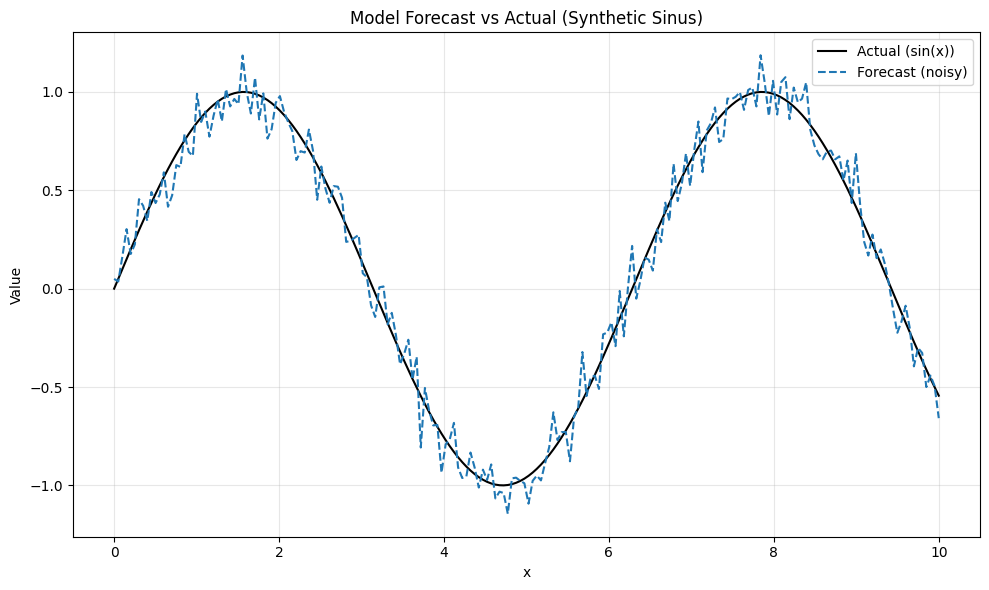

Write Python code to recreate this figure.
# ----------------------------
# 0) Imports og syntetiske data
# ----------------------------
import numpy as np
import matplotlib.pyplot as plt
from sklearn.metrics import mean_squared_error, mean_absolute_error

# Tidsakse og datasett
np.random.seed(42)
x = np.linspace(0, 10, 200)
actuals = np.sin(x)                    # Faktiske verdier (sann funksjon)
forecasts = np.sin(x) + np.random.normal(0, 0.1, len(x))  # Prognoser med støy

# ----------------------------
# 6) Evaluer ytelse
# ----------------------------
rmse = np.sqrt(mean_squared_error(actuals, forecasts))
mae = mean_absolute_error(actuals, forecasts)

# Retningsnøyaktighet (opp/ned-bevegelse)
actual_diff = np.sign(np.diff(actuals))
pred_diff = np.sign(np.diff(forecasts))
directional_accuracy = np.mean(actual_diff == pred_diff) * 100

print("\n=== Model performance (synthetic sinus data) ===")
print(f"Antall observasjoner brukt: {len(actuals)}")
print(f"RMSE: {rmse:.4f}")
print(f"MAE: {mae:.4f}")
print(f"Directional accuracy: {directional_accuracy:.1f}%")

# ----------------------------
# 7) Plot actual vs predicted (sinus)
# ----------------------------
plt.figure(figsize=(10,6))
plt.plot(x, actuals, color="black", label="Actual (sin(x))")
plt.plot(x, forecasts, color="tab:blue", linestyle="--", label="Forecast (noisy)")
plt.title("Model Forecast vs Actual (Synthetic Sinus)")
plt.xlabel("x")
plt.ylabel("Value")
plt.legend()
plt.grid(True, alpha=0.3)
plt.tight_layout()

# Save the figure
plt.savefig("Sinus_Model.png", dpi=300, bbox_inches="tight")

# Show the plot
plt.show()
# ----------------------------
# 0) Imports og syntetiske data
# ----------------------------
import numpy as np
import matplotlib.pyplot as plt
from sklearn.metrics import mean_squared_error, mean_absolute_error

# Tidsakse og datasett
np.random.seed(42)
x = np.linspace(0, 10, 200)
actuals = np.sin(x)                    # Faktiske verdier (sann funksjon)
forecasts = np.sin(x) + np.random.normal(0, 0.1, len(x))  # Prognoser med støy

# ----------------------------
# 6) Evaluer ytelse
# ----------------------------
rmse = np.sqrt(mean_squared_error(actuals, forecasts))
mae = mean_absolute_error(actuals, forecasts)

# Retningsnøyaktighet (opp/ned-bevegelse)
actual_diff = np.sign(np.diff(actuals))
pred_diff = np.sign(np.diff(forecasts))
directional_accuracy = np.mean(actual_diff == pred_diff) * 100

print("\n=== Model performance (synthetic sinus data) ===")
print(f"Antall observasjoner brukt: {len(actuals)}")
print(f"RMSE: {rmse:.4f}")
print(f"MAE: {mae:.4f}")
print(f"Directional accuracy: {directional_accuracy:.1f}%")

# ----------------------------
# 7) Plot actual vs predicted (sinus)
# ----------------------------
plt.figure(figsize=(10,6))
plt.plot(x, actuals, color="black", label="Actual (sin(x))")
plt.plot(x, forecasts, color="tab:blue", linestyle="--", label="Forecast (noisy)")
plt.title("Model Forecast vs Actual (Synthetic Sinus)")
plt.xlabel("x")
plt.ylabel("Value")
plt.legend()
plt.grid(True, alpha=0.3)
plt.tight_layout()

# Save the figure
plt.savefig("Sinus_Model.png", dpi=300, bbox_inches="tight")

# Show the plot
plt.show()
